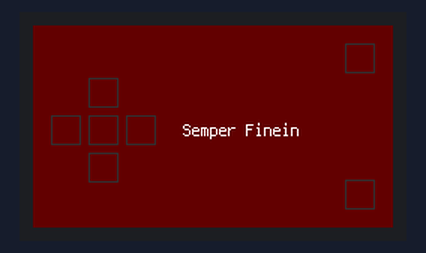
Simulated run of this program. Board: Raspberry Pi Pico running CircuitPython. On the bench: 240×135 colour display.

Above: at 0.1 s.

The program:

main.py
```python
import board
import busio
import displayio
import terminalio
import time
from digitalio import DigitalInOut, Direction, Pull
from adafruit_st7789 import ST7789
from adafruit_display_text import label
from adafruit_display_shapes.rect import Rect

# Clean display and reinitialize
displayio.release_displays()
spi = busio.SPI(board.GP10, MOSI=board.GP11)
while not spi.try_lock():
    pass
spi.configure(baudrate=24000000) # Configure SPI for 24MHz
spi.unlock()
tft_cs = board.GP9
tft_dc = board.GP8
displayio.release_displays()
display_bus = displayio.FourWire(spi, command=tft_dc, chip_select=tft_cs, reset=board.GP12)
display = ST7789(display_bus, width=135, height=240, rowstart=40, colstart=53)
display.rotation = 270

# Create splash scren and display
splash = displayio.Group()
display.show(splash)
color_bitmap = displayio.Bitmap(240, 135, 1)
color_palette = displayio.Palette(1)
color_palette[0] = 0x222222
bg_sprite = displayio.TileGrid(color_bitmap,
                               pixel_shader=color_palette,
                               x=0, y=0)
splash.append(bg_sprite)
inner_bitmap = displayio.Bitmap(240, 135, 1)
inner_palette = displayio.Palette(1)
inner_palette[0] = 0x660000
inner_sprite = displayio.TileGrid(inner_bitmap,
                                  pixel_shader=inner_palette,
                                  x=00, y=00)
splash.append(inner_sprite)

text_group = displayio.Group(x=100, y=70)
text = "Semper Finein"
text_area = label.Label(terminalio.FONT, text=text, color=0xFFFFFF)
text_group.append(text_area)  # Subgroup for text scaling
splash.append(text_group)
a_box=Rect(208, 12, 20, 20, fill=None, outline=0x333333)
b_box=Rect(208, 103, 20, 20, fill=None, outline=0x333333)
u_box=Rect(37, 35, 20, 20, fill=None, outline=0x333333)
c_box=Rect(37, 60, 20, 20, fill=None, outline=0x333333)
l_box=Rect(12, 60, 20, 20, fill=None, outline=0x333333)
d_box=Rect(37, 85, 20, 20, fill=None, outline=0x333333)
r_box=Rect(62, 60, 20, 20, fill=None, outline=0x333333)

splash.append(a_box)
splash.append(b_box)
splash.append(u_box)
splash.append(c_box)
splash.append(l_box)
splash.append(d_box)
splash.append(r_box)


# Define board pins and initialize
key_UP = DigitalInOut(board.GP2)
key_DOWN = DigitalInOut(board.GP18)
key_LEFT = DigitalInOut(board.GP16)
key_RIGHT = DigitalInOut(board.GP20)
key_CTRL = DigitalInOut(board.GP3)
key_A = DigitalInOut(board.GP15)
key_B = DigitalInOut(board.GP17)
for i in [key_UP, key_DOWN, key_LEFT, key_RIGHT, key_CTRL, key_A, key_B]:
    i.direction = Direction.INPUT
    i.pull = Pull.UP


while True:
    if key_A.value == False:
        a_box.fill = 0x333333
    else:
        a_box.fill = None
    if key_B.value == False:
        b_box.fill = 0x333333
    else:
        b_box.fill = None

    if key_UP.value == False:
        u_box.fill = 0x333333
    else:
        u_box.fill = None
    if key_DOWN.value == False:
        d_box.fill = 0x333333
    else:
        d_box.fill = None
    if key_LEFT.value == False:
        l_box.fill = 0x333333
    else:
        l_box.fill = None
    if key_RIGHT.value == False:
        r_box.fill = 0x333333
    else:
        r_box.fill = None
    if key_CTRL.value == False:
        c_box.fill = 0x333333
    else:
        c_box.fill = None
    time.sleep(0.1)
```
